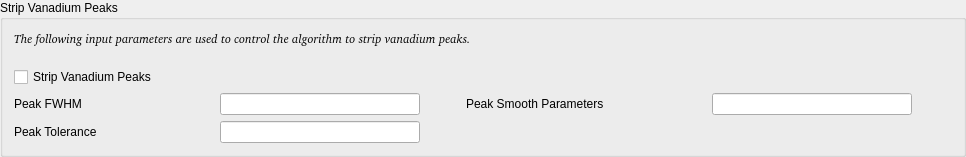
        <widget class="QGroupBox" name="vanadium_correction_groupbox">
         <property name="sizePolicy">
          <sizepolicy hsizetype="Expanding" vsizetype="Preferred">
           <horstretch>0</horstretch>
           <verstretch>0</verstretch>
          </sizepolicy>
         </property>
         <property name="title">
          <string>Strip Vanadium Peaks</string>
         </property>
         <layout class="QVBoxLayout" name="verticalLayout_2">
          <item>
           <layout class="QHBoxLayout" name="horizontalLayout_3">
            <item>
             <widget class="QLabel" name="mask_help_label">
              <property name="font">
               <font>
                <family>Bitstream Charter</family>
                <italic>true</italic>
               </font>
              </property>
              <property name="text">
               <string>The following input parameters are used to control the algorithm to strip vanadium peaks.
</string>
              </property>
             </widget>
            </item>
           </layout>
          </item>
          <item>
           <layout class="QHBoxLayout" name="horizontalLayout">
            <item>
             <widget class="QCheckBox" name="stripvanpeaks_chkbox">
              <property name="toolTip">
               <string>&lt;html&gt;&lt;head/&gt;&lt;body&gt;&lt;p&gt;Check to subtract fitted vanadium peaks from the known positions. &lt;/p&gt;&lt;/body&gt;&lt;/html&gt;</string>
              </property>
              <property name="text">
               <string>Strip Vanadium Peaks</string>
              </property>
             </widget>
            </item>
            <item>
             <spacer name="horizontalSpacer_5">
              <property name="orientation">
               <enum>Qt::Horizontal</enum>
              </property>
              <property name="sizeHint" stdset="0">
               <size>
                <width>40</width>
                <height>20</height>
               </size>
              </property>
             </spacer>
            </item>
           </layout>
          </item>
          <item>
           <layout class="QGridLayout" name="gridLayout">
            <item row="1" column="5">
             <widget class="QLineEdit" name="vansmoothpar_edit">
              <property name="minimumSize">
               <size>
                <width>200</width>
                <height>0</height>
               </size>
              </property>
              <property name="maximumSize">
               <size>
                <width>200</width>
                <height>16777215</height>
               </size>
              </property>
              <property name="toolTip">
               <string>&lt;html&gt;&lt;head/&gt;&lt;body&gt;&lt;p&gt;Enter 2 values for FFT smooth on reduced vanadium diffraction data. &lt;/p&gt;&lt;/body&gt;&lt;/html&gt;</string>
              </property>
             </widget>
            </item>
            <item row="2" column="2">
             <widget class="QLineEdit" name="vanpeaktol_edit">
              <property name="minimumSize">
               <size>
                <width>200</width>
                <height>0</height>
               </size>
              </property>
              <property name="maximumSize">
               <size>
                <width>200</width>
                <height>16777215</height>
               </size>
              </property>
              <property name="toolTip">
               <string>&lt;html&gt;&lt;head/&gt;&lt;body&gt;&lt;p&gt;Enter a value for vanadium peak tolerance. &lt;/p&gt;&lt;/body&gt;&lt;/html&gt;</string>
              </property>
             </widget>
            </item>
            <item row="1" column="2">
             <widget class="QLineEdit" name="vanpeakfwhm_edit">
              <property name="minimumSize">
               <size>
                <width>200</width>
                <height>0</height>
               </size>
              </property>
              <property name="maximumSize">
               <size>
                <width>200</width>
                <height>16777215</height>
               </size>
              </property>
              <property name="toolTip">
               <string>&lt;html&gt;&lt;head/&gt;&lt;body&gt;&lt;p&gt;Enter the estimated vanadium peak FWHM. &lt;/p&gt;&lt;/body&gt;&lt;/html&gt;</string>
              </property>
             </widget>
            </item>
            <item row="1" column="1">
             <widget class="QLabel" name="label_11">
              <property name="minimumSize">
               <size>
                <width>200</width>
                <height>0</height>
               </size>
              </property>
              <property name="maximumSize">
               <size>
                <width>200</width>
                <height>16777215</height>
               </size>
              </property>
              <property name="toolTip">
               <string>&lt;html&gt;&lt;head/&gt;&lt;body&gt;&lt;p&gt;Estimated vanadium peak's FWHM.  Default is 7 (data points). &lt;/p&gt;&lt;/body&gt;&lt;/html&gt;</string>
              </property>
              <property name="text">
               <string>Peak FWHM</string>
              </property>
             </widget>
            </item>
            <item row="1" column="3">
             <spacer name="horizontalSpacer">
              <property name="orientation">
               <enum>Qt::Horizontal</enum>
              </property>
              <property name="sizeType">
               <enum>QSizePolicy::Fixed</enum>
              </property>
              <property name="sizeHint" stdset="0">
               <size>
                <width>40</width>
                <height>20</height>
               </size>
              </property>
             </spacer>
            </item>
            <item row="1" column="6">
             <spacer name="horizontalSpacer_4">
              <property name="orientation">
               <enum>Qt::Horizontal</enum>
              </property>
              <property name="sizeHint" stdset="0">
               <size>
                <width>40</width>
                <height>20</height>
               </size>
              </property>
             </spacer>
            </item>
            <item row="2" column="1">
             <widget class="QLabel" name="label_12">
              <property name="minimumSize">
               <size>
                <width>200</width>
                <height>0</height>
               </size>
              </property>
              <property name="maximumSize">
               <size>
                <width>200</width>
                <height>16777215</height>
               </size>
              </property>
              <property name="toolTip">
               <string>&lt;html&gt;&lt;head/&gt;&lt;body&gt;&lt;p&gt;How far from the ideal position a vanadium peak can be during StripVanadiumPeaks. Default=0.05, negative turns off &lt;/p&gt;&lt;/body&gt;&lt;/html&gt;</string>
              </property>
              <property name="text">
               <string>Peak Tolerance</string>
              </property>
             </widget>
            </item>
            <item row="1" column="4">
             <widget class="QLabel" name="label_8">
              <property name="sizePolicy">
               <sizepolicy hsizetype="Preferred" vsizetype="Preferred">
                <horstretch>240</horstretch>
                <verstretch>0</verstretch>
               </sizepolicy>
              </property>
              <property name="minimumSize">
               <size>
                <width>240</width>
                <height>0</height>
               </size>
              </property>
              <property name="maximumSize">
               <size>
                <width>240</width>
                <height>16777215</height>
               </size>
              </property>
              <property name="toolTip">
               <string>&lt;html&gt;&lt;head/&gt;&lt;body&gt;&lt;p&gt;Smooth parameter for vanadium diffraction pattern.  Default=20,2. &lt;/p&gt;&lt;/body&gt;&lt;/html&gt;</string>
              </property>
              <property name="text">
               <string>Peak Smooth Parameters</string>
              </property>
             </widget>
            </item>
           </layout>
          </item>
         </layout>
        </widget>
